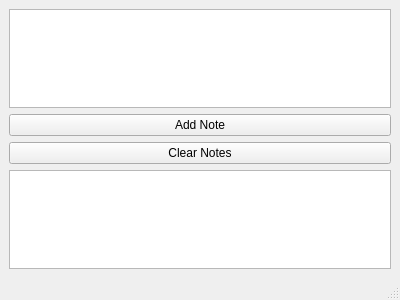
<?xml version="1.0" encoding="UTF-8"?>
<ui version="4.0">
 <class>MainWindow</class>
 <widget class="QMainWindow" name="MainWindow">
  <property name="geometry">
   <rect>
    <x>0</x>
    <y>0</y>
    <width>400</width>
    <height>300</height>
   </rect>
  </property>
  <property name="windowTitle">
   <string>NoteApp</string>
  </property>
  <widget class="QWidget" name="centralwidget">
   <layout class="QVBoxLayout" name="verticalLayout">
    <item>
     <widget class="QTextEdit" name="textEdit"/>
    </item>
    <item>
     <widget class="QPushButton" name="addNoteButton">
      <property name="text">
       <string>Add Note</string>
      </property>
     </widget>
    </item>
    <item>
     <widget class="QPushButton" name="clearButton">
      <property name="text">
       <string>Clear Notes</string>
      </property>
     </widget>
    </item>
    <item>
     <widget class="QListWidget" name="listWidget"/>
    </item>
   </layout>
  </widget>
  <widget class="QMenuBar" name="menubar"/>
  <widget class="QStatusBar" name="statusbar"/>
 </widget>
 <resources/>
 <connections/>
</ui>
